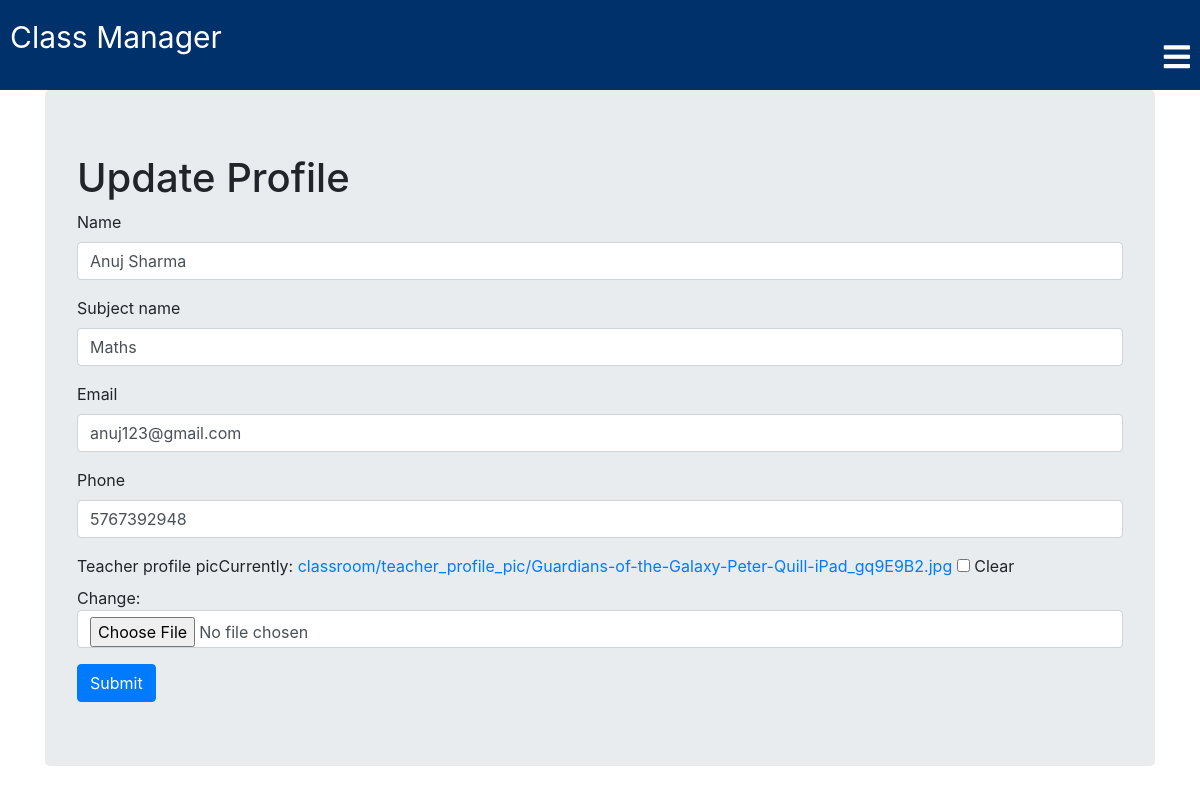
The page /classroom/update/teacher/1/ (signed in) on the database its author committed.
### classroom/models.py (models this page shows, shortened)
class Teacher(models.Model):
    user = models.OneToOneField(User,on_delete=models.CASCADE,primary_key=True,related_name='Teacher')
    name = models.CharField(max_length=250)
    subject_name = models.CharField(max_length=250)
    email = models.EmailField(max_length=254)
    phone = models.IntegerField()
    teacher_profile_pic = models.ImageField(upload_to="classroom/teacher_profile_pic",blank=True)
    class_students = models.ManyToManyField(Student,through="StudentsInClass")

### classroom/views.py (the view)
# urls.py: path('update/teacher/<int:pk>/',views.TeacherUpdateView,name="teacher_update"),
@login_required
def TeacherUpdateView(request,pk):
    profile_updated = False
    teacher = get_object_or_404(models.Teacher,pk=pk)
    if request.method == "POST":
        form = TeacherProfileUpdateForm(request.POST,instance=teacher)
        if form.is_valid():
            profile = form.save(commit=False)
            if 'teacher_profile_pic' in request.FILES:
                profile.teacher_profile_pic = request.FILES['teacher_profile_pic']
            profile.save()
            profile_updated = True
    else:
        form = TeacherProfileUpdateForm(request.POST or None,instance=teacher)
    return render(request,'classroom/teacher_update_page.html',{'profile_updated':profile_updated,'form':form})

### classroom/forms.py
class TeacherProfileUpdateForm(forms.ModelForm):
    class Meta():
        model = Teacher
        fields = ['name','subject_name','email','phone','teacher_profile_pic']

### template/classroom/teacher_update_page.html (shortened to what this page needs)
{% extends "classroom/base.html" %}
{% load bootstrap4 %}
{% block content %}
<div class="container">
  <div class="jumbotron">
{% if profile_updated %}
<h1>Your profile has been successfully updated.</h1>
{% else %}
  <h1>Update Profile</h1>
  <form method="post" enctype="multipart/form-data">
    {% bootstrap_form form %}
    <input class="btn btn-primary" type="submit" name="" value="Submit">
  </form>
  </div>
  </div>
{% endif %}
{% endblock %}

### static/css/searchbar.css (style rules this page uses)
input { outline: none; }

### rows shown on the page
Teacher: name "Anuj Sharma", subject_name "Maths", email "anuj123@gmail.com", phone "5767392948"
